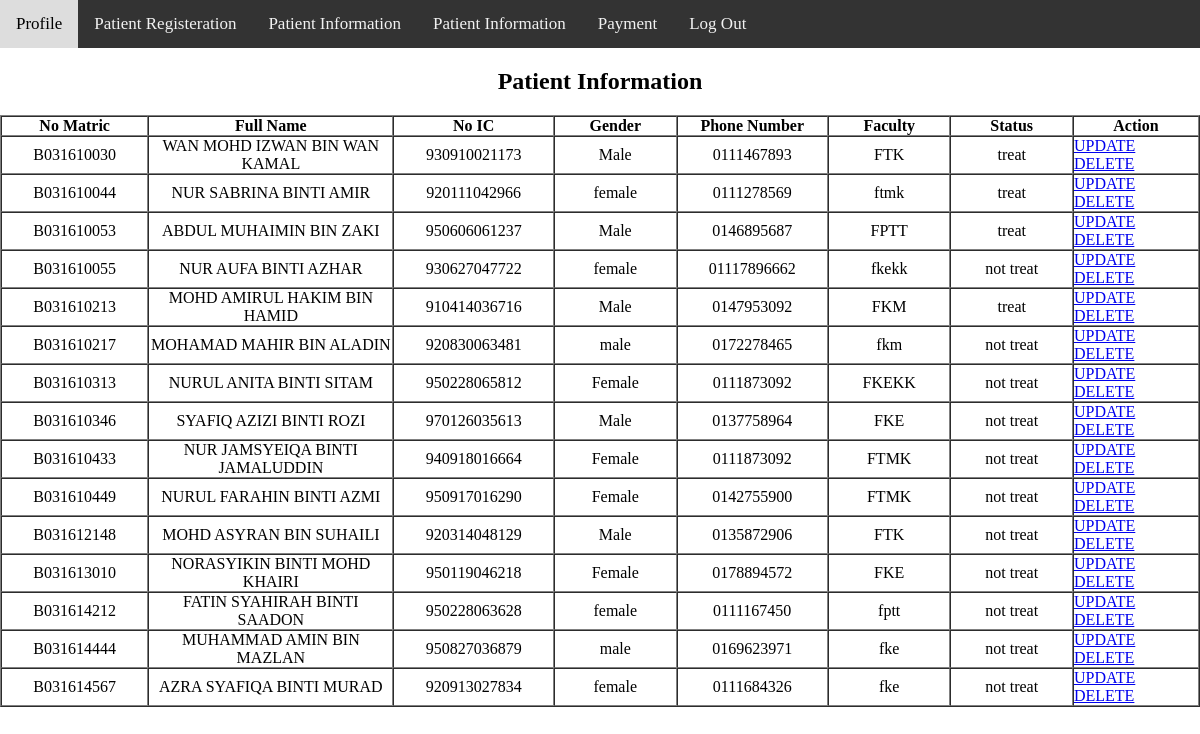
The page /nurse/patient_list.php (signed in) on the database its author committed.
### tables this page shows
CREATE TABLE `patient` (
  `consult_id` int(20) NOT NULL,
  `MatricNo` varchar(20) NOT NULL,
  `FullName` varchar(50) NOT NULL,
  `IC_num` varchar(20) NOT NULL,
  `Gender` varchar(20) NOT NULL,
  `Faculty` varchar(20) NOT NULL,
  `Tel_No` varchar(20) NOT NULL,
  `status` varchar(20) NOT NULL
);

### nurse/patient_list.php (the view, shortened to what this page needs)
 <div class="topnav" id="myTopnav">
   <a href="dashboard2.php">Profile</a>
  <a href="register_patient.php">Patient Registeration</a>
  <a href="patient_list.php">Patient Information</a>
   <a href="search_student.php">Patient Information</a>
  <a href="payment.php">Payment</a>
 <a href="../logout.php">Log Out</a>
</div>
<?php
$result = mysql_query("SELECT * FROM patient");
?>
<div class="wrapper row3">
  <div class="rnd">
    <div id="container" class="clear">
      <center><h2>Patient Information</h2><center>
           <table cellpadding="0" cellspacing="0" border="1" class="stdtable" id="dyntable">
                <thead>
                    <tr>
                        <th class="head1" style="width: 5%;">No Matric</th>
						 <th class="head1" style="width:10%;">Full Name</th>
                        <th class="head1" style="width: 5%;">No IC</th>
                        <th class="head0" style="width: 5%;">Gender</th>
						<th class="head0" style="width: 5%;">Phone Number</th>
						<th class="head0" style="width: 5%;">Faculty</th>
						<th class="head0" style="width: 5%;">Status</th>
                        <th class="head1 nosort" style="width: 5%;">Action</th>
                    </tr>
                </thead>
                <tbody>
                    <?php
                    while($db_field = mysql_fetch_array($result)) {?>
                    <tr class="gradeA">
                        <td align="center"><?php echo $db_field['MatricNo']; ?></td>
						<td align="center"><?php echo $db_field['FullName']; ?></td>
                        <td align="center"><?php echo $db_field['IC_num']; ?></td>
						<td align="center"><?php echo $db_field['Gender']; ?></td>
                        <td align="center"><?php echo $db_field['Tel_No']; ?></td>
						<td align="center"><?php echo $db_field['Faculty']; ?></td>
						<td align="center"><?php echo $db_field['status']; ?></td>
                        <td><a href="nurse_edit.php<?php echo '?MatricNo='.$db_field['MatricNo']; ?>" >UPDATE
						<a href="delete_patient.php<?php echo '?MatricNo='.$db_field['MatricNo']; ?>" >DELETE</td>
                    </tr>
                    <?php } ?>
                </tbody>
            </table>
      <p>&nbsp;</p>
    </div>
  </div>
</div>

### nurse/patient_list.php (style rules this page uses)
.topnav { overflow: hidden; background-color: #333; }
.topnav a { float: left; display: block; color: #f2f2f2; text-align: center; padding: 14px 16px; text-decoration: none; font-size: 17px; }

### rows shown on the page
patient: MatricNo "B031610030", FullName "WAN MOHD IZWAN BIN WAN KAMAL", IC_num "930910021173", Gender "Male", Tel_No "0111467893", Faculty "FTK", status "treat"
patient: MatricNo "B031610044", FullName "NUR SABRINA BINTI AMIR", IC_num "920111042966", Gender "female", Tel_No "0111278569", Faculty "ftmk", status "treat"
patient: MatricNo "B031610053", FullName "ABDUL MUHAIMIN BIN ZAKI", IC_num "950606061237", Gender "Male", Tel_No "0146895687", Faculty "FPTT", status "treat"
patient: MatricNo "B031610055", FullName "NUR AUFA BINTI AZHAR", IC_num "930627047722", Gender "female", Tel_No "01117896662", Faculty "fkekk", status "not treat"
patient: MatricNo "B031610213", FullName "MOHD AMIRUL HAKIM BIN HAMID", IC_num "910414036716", Gender "Male", Tel_No "0147953092", Faculty "FKM", status "treat"
patient: MatricNo "B031610217", FullName "MOHAMAD MAHIR BIN ALADIN", IC_num "920830063481", Gender "male", Tel_No "0172278465", Faculty "fkm", status "not treat"
patient: MatricNo "B031610313", FullName "NURUL ANITA BINTI SITAM", IC_num "950228065812", Gender "Female", Tel_No "0111873092", Faculty "FKEKK", status "not treat"
patient: MatricNo "B031610346", FullName "SYAFIQ AZIZI BINTI ROZI", IC_num "970126035613", Gender "Male", Tel_No "0137758964", Faculty "FKE", status "not treat"
patient: MatricNo "B031610433", FullName "NUR JAMSYEIQA BINTI JAMALUDDIN", IC_num "940918016664", Gender "Female", Tel_No "0111873092", Faculty "FTMK", status "not treat"
patient: MatricNo "B031610449", FullName "NURUL FARAHIN BINTI AZMI", IC_num "950917016290", Gender "Female", Tel_No "0142755900", Faculty "FTMK", status "not treat"
patient: MatricNo "B031612148", FullName "MOHD ASYRAN BIN SUHAILI", IC_num "920314048129", Gender "Male", Tel_No "0135872906", Faculty "FTK", status "not treat"
patient: MatricNo "B031613010", FullName "NORASYIKIN BINTI MOHD KHAIRI", IC_num "950119046218", Gender "Female", Tel_No "0178894572", Faculty "FKE", status "not treat"
patient: MatricNo "B031614212", FullName "FATIN SYAHIRAH BINTI SAADON", IC_num "950228063628", Gender "female", Tel_No "0111167450", Faculty "fptt", status "not treat"
patient: MatricNo "B031614444", FullName "MUHAMMAD AMIN BIN MAZLAN", IC_num "950827036879", Gender "male", Tel_No "0169623971", Faculty "fke", status "not treat"
patient: MatricNo "B031614567", FullName "AZRA SYAFIQA BINTI MURAD", IC_num "920913027834", Gender "female", Tel_No "0111684326", Faculty "fke", status "not treat"
